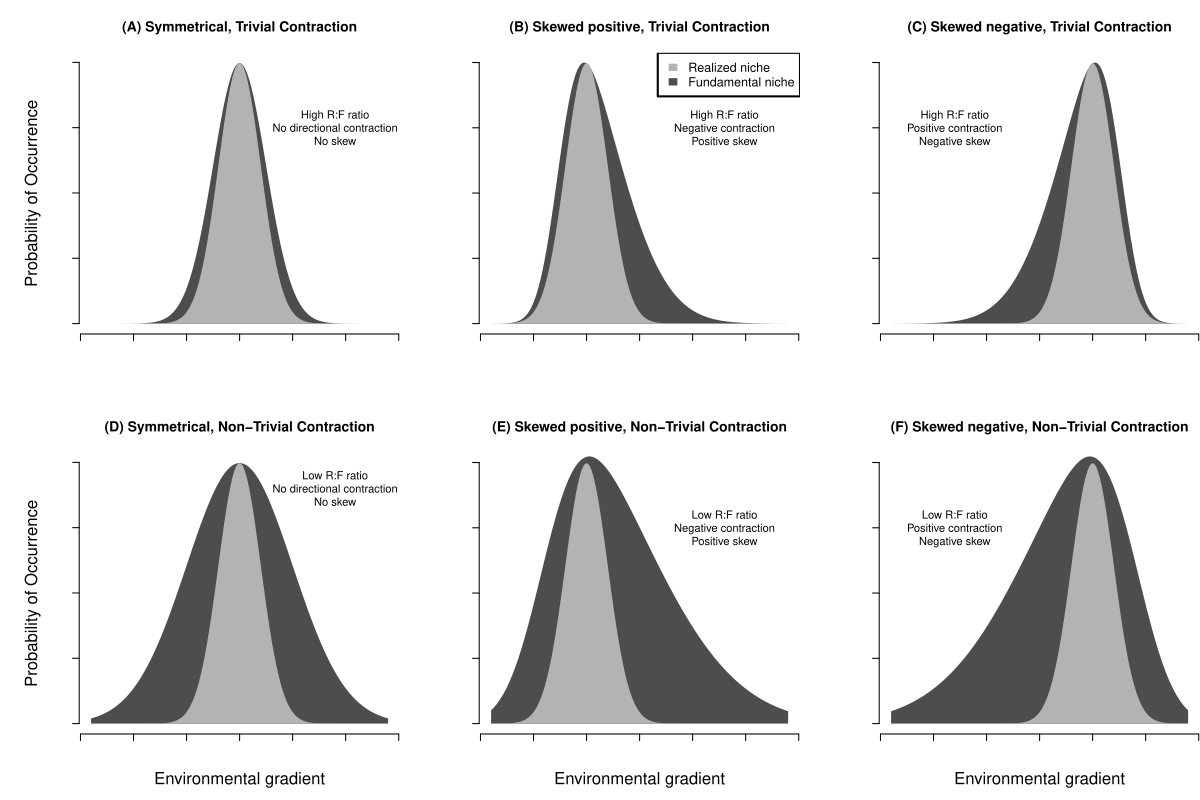

Generate this figure with R:
# conceptual figure 1
setwd("/Users/danielclaughlin/Dropbox/Data/Fix the Niche/TREE revision")
library(sn)

pdf("FigI.pdf",width=12,height=8)

par(mfrow=c(2,3),mar=c(5,6,4,0), lwd=2, bty="n")
t <- seq(-14,14,length.out=200)

r1 <- dnorm(t,mean=0, sd=2)
f1 <- dnorm(t,mean=0, sd=2.5)*1.25
plot(t,r1,type="l", lty=2, col="white", main="(A) Symmetrical, Trivial Contraction", 
     xlab="", ylab="Probability of Occurrence",
     col.axis="white", cex.lab=1.5, cex.main=1.2, lwd=4)
polygon(c(t, rev(t)), c(f1, rep(0, length(f1))), col = "grey30", border=NA)
polygon(c(t, rev(t)), c(r1, rep(0, length(r1))), col = "grey70", border=NA)
text(9,0.15,"High R:F ratio
No directional contraction
No skew")

r1 <- dnorm(t,mean=-5, sd=2)
f1 <- sn::dsn(t, xi = -7.6, omega = 5, alpha = 3)*1.52
plot(t,r1,type="l", lty=2, col="white", main="(B) Skewed positive, Trivial Contraction",
     xlab="", ylab="", col.axis="white", cex.lab=1.5, cex.main=1.2, lwd=4)
polygon(c(t, rev(t)), c(f1, rep(0, length(f1))), col = "grey30", border=NA)
polygon(c(t, rev(t)), c(r1, rep(0, length(r1))), col = "grey70", border=NA)
text(8,0.15,"High R:F ratio
Negative contraction
Positive skew")
legend("topright",legend=c("Realized niche","Fundamental niche"),
       fill=c("grey70","grey30"),border=NA,cex=1.1)

r1 <- dnorm(t,mean=5, sd=2)
f1 <- sn::dsn(t, xi = 7.6, omega = 5, alpha = -3)*1.52
plot(t,r1,type="l", lty=2, col="white", main="(C) Skewed negative, Trivial Contraction",
     xlab="", ylab="", col.axis="white", cex.lab=1.5, cex.main=1.2, lwd=4)
polygon(c(t, rev(t)), c(f1, rep(0, length(f1))), col = "grey30", border=NA)
polygon(c(t, rev(t)), c(r1, rep(0, length(r1))), col = "grey70", border=NA)
text(-8,0.15,"High R:F ratio
Positive contraction
Negative skew")

r1 <- dnorm(t,mean=0, sd=2)
f1 <- dnorm(t,mean=0, sd=5)*2.5
plot(t,r1,type="l", lty=2, col="white", main="(D) Symmetrical, Non-Trivial Contraction", 
     xlab="Environmental gradient", ylab="Probability of Occurrence",
     col.axis="white", cex.lab=1.5, cex.main=1.2, lwd=4)
polygon(c(t, rev(t)), c(f1, rep(0, length(f1))), col = "grey30", border=NA)
polygon(c(t, rev(t)), c(r1, rep(0, length(r1))), col = "grey70", border=NA)
text(9,0.18,"Low R:F ratio
No directional contraction
No skew")

r1 <- dnorm(t,mean=-5, sd=2)
f1 <- sn::dsn(t, xi = -9, omega = 9, alpha = 3)*2.8
plot(t,r1,type="l", lty=2, col="white", main="(E) Skewed positive, Non-Trivial Contraction",
     xlab="Environmental gradient", ylab="", col.axis="white", cex.lab=1.5, cex.main=1.2, lwd=4)
polygon(c(t, rev(t)), c(f1, rep(0, length(f1))), col = "grey30", border=NA)
polygon(c(t, rev(t)), c(r1, rep(0, length(r1))), col = "grey70", border=NA)
text(8,0.15,"Low R:F ratio
Negative contraction
Positive skew")

r1 <- dnorm(t,mean=5, sd=2)
f1 <- sn::dsn(t, xi = 9, omega = 9, alpha = -3)*2.8
plot(t,r1,type="l", lty=2, col="white", main="(F) Skewed negative, Non-Trivial Contraction",
     xlab="Environmental gradient", ylab="", col.axis="white", cex.lab=1.5, cex.main=1.2, lwd=4)
polygon(c(t, rev(t)), c(f1, rep(0, length(f1))), col = "grey30", border=NA)
polygon(c(t, rev(t)), c(r1, rep(0, length(r1))), col = "grey70", border=NA)
text(-8,0.15,"Low R:F ratio
Positive contraction
Negative skew")

dev.off()
